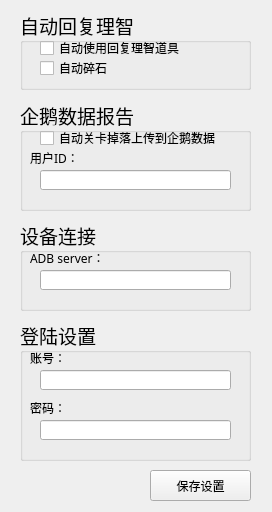
<?xml version="1.0" encoding="UTF-8"?>
<ui version="4.0">
 <class>setthingsWindow</class>
 <widget class="QMainWindow" name="setthingsWindow">
  <property name="geometry">
   <rect>
    <x>0</x>
    <y>0</y>
    <width>272</width>
    <height>512</height>
   </rect>
  </property>
  <property name="font">
   <font>
    <family>微软雅黑</family>
   </font>
  </property>
  <property name="windowTitle">
   <string>设置</string>
  </property>
  <widget class="QWidget" name="centralwidget">
   <widget class="QGroupBox" name="refillApGroupBox">
    <property name="geometry">
     <rect>
      <x>20</x>
      <y>10</y>
      <width>231</width>
      <height>80</height>
     </rect>
    </property>
    <property name="font">
     <font>
      <family>微软雅黑</family>
      <pointsize>14</pointsize>
     </font>
    </property>
    <property name="title">
     <string>自动回复理智</string>
    </property>
    <widget class="QCheckBox" name="refillApWithitemCheckBox">
     <property name="geometry">
      <rect>
       <x>20</x>
       <y>30</y>
       <width>151</width>
       <height>16</height>
      </rect>
     </property>
     <property name="font">
      <font>
       <family>微软雅黑</family>
       <pointsize>9</pointsize>
      </font>
     </property>
     <property name="text">
      <string>自动使用回复理智道具</string>
     </property>
    </widget>
    <widget class="QCheckBox" name="refillApWithOriginCheckBox">
     <property name="geometry">
      <rect>
       <x>20</x>
       <y>50</y>
       <width>71</width>
       <height>16</height>
      </rect>
     </property>
     <property name="font">
      <font>
       <family>微软雅黑</family>
       <pointsize>9</pointsize>
      </font>
     </property>
     <property name="text">
      <string>自动碎石</string>
     </property>
    </widget>
   </widget>
   <widget class="QGroupBox" name="penguinReportgGroupBox">
    <property name="geometry">
     <rect>
      <x>20</x>
      <y>100</y>
      <width>231</width>
      <height>111</height>
     </rect>
    </property>
    <property name="font">
     <font>
      <family>微软雅黑</family>
      <pointsize>14</pointsize>
     </font>
    </property>
    <property name="title">
     <string>企鹅数据报告</string>
    </property>
    <widget class="QCheckBox" name="penguinReportCheckBox">
     <property name="geometry">
      <rect>
       <x>20</x>
       <y>30</y>
       <width>191</width>
       <height>16</height>
      </rect>
     </property>
     <property name="font">
      <font>
       <family>微软雅黑</family>
       <pointsize>9</pointsize>
      </font>
     </property>
     <property name="text">
      <string>自动关卡掉落上传到企鹅数据</string>
     </property>
    </widget>
    <widget class="QLabel" name="label">
     <property name="geometry">
      <rect>
       <x>10</x>
       <y>50</y>
       <width>71</width>
       <height>16</height>
      </rect>
     </property>
     <property name="font">
      <font>
       <family>微软雅黑</family>
       <pointsize>9</pointsize>
       <stylestrategy>PreferDefault</stylestrategy>
      </font>
     </property>
     <property name="text">
      <string>用户ID：</string>
     </property>
    </widget>
    <widget class="QLineEdit" name="reporterID">
     <property name="geometry">
      <rect>
       <x>20</x>
       <y>70</y>
       <width>191</width>
       <height>20</height>
      </rect>
     </property>
     <property name="font">
      <font>
       <family>微软雅黑</family>
       <pointsize>10</pointsize>
      </font>
     </property>
     <property name="text">
      <string/>
     </property>
    </widget>
   </widget>
   <widget class="QGroupBox" name="adbConectGroupBox">
    <property name="geometry">
     <rect>
      <x>20</x>
      <y>220</y>
      <width>231</width>
      <height>91</height>
     </rect>
    </property>
    <property name="font">
     <font>
      <family>微软雅黑</family>
      <pointsize>14</pointsize>
     </font>
    </property>
    <property name="title">
     <string>设备连接</string>
    </property>
    <widget class="QLabel" name="Label_3">
     <property name="geometry">
      <rect>
       <x>10</x>
       <y>30</y>
       <width>71</width>
       <height>16</height>
      </rect>
     </property>
     <property name="font">
      <font>
       <family>微软雅黑</family>
       <pointsize>9</pointsize>
       <stylestrategy>PreferDefault</stylestrategy>
      </font>
     </property>
     <property name="text">
      <string>ADB server：</string>
     </property>
    </widget>
    <widget class="QLineEdit" name="adbServer">
     <property name="geometry">
      <rect>
       <x>20</x>
       <y>50</y>
       <width>191</width>
       <height>20</height>
      </rect>
     </property>
     <property name="font">
      <font>
       <family>微软雅黑</family>
       <pointsize>10</pointsize>
      </font>
     </property>
     <property name="text">
      <string/>
     </property>
    </widget>
   </widget>
   <widget class="QPushButton" name="saveButton">
    <property name="geometry">
     <rect>
      <x>150</x>
      <y>470</y>
      <width>101</width>
      <height>31</height>
     </rect>
    </property>
    <property name="font">
     <font>
      <family>微软雅黑</family>
      <pointsize>9</pointsize>
     </font>
    </property>
    <property name="text">
     <string>保存设置</string>
    </property>
   </widget>
   <widget class="QGroupBox" name="loginGroupBox">
    <property name="geometry">
     <rect>
      <x>20</x>
      <y>320</y>
      <width>231</width>
      <height>141</height>
     </rect>
    </property>
    <property name="font">
     <font>
      <family>微软雅黑</family>
      <pointsize>14</pointsize>
     </font>
    </property>
    <property name="title">
     <string>登陆设置</string>
    </property>
    <widget class="QLabel" name="Label">
     <property name="geometry">
      <rect>
       <x>10</x>
       <y>30</y>
       <width>71</width>
       <height>16</height>
      </rect>
     </property>
     <property name="font">
      <font>
       <family>微软雅黑</family>
       <pointsize>9</pointsize>
       <stylestrategy>PreferDefault</stylestrategy>
      </font>
     </property>
     <property name="text">
      <string>账号：</string>
     </property>
    </widget>
    <widget class="QLineEdit" name="account">
     <property name="geometry">
      <rect>
       <x>20</x>
       <y>50</y>
       <width>191</width>
       <height>20</height>
      </rect>
     </property>
     <property name="font">
      <font>
       <family>微软雅黑</family>
       <pointsize>10</pointsize>
      </font>
     </property>
     <property name="text">
      <string/>
     </property>
    </widget>
    <widget class="QLineEdit" name="password">
     <property name="geometry">
      <rect>
       <x>20</x>
       <y>100</y>
       <width>191</width>
       <height>20</height>
      </rect>
     </property>
     <property name="font">
      <font>
       <family>微软雅黑</family>
       <pointsize>10</pointsize>
      </font>
     </property>
     <property name="text">
      <string/>
     </property>
    </widget>
    <widget class="QLabel" name="Label_2">
     <property name="geometry">
      <rect>
       <x>10</x>
       <y>80</y>
       <width>71</width>
       <height>16</height>
      </rect>
     </property>
     <property name="font">
      <font>
       <family>微软雅黑</family>
       <pointsize>9</pointsize>
       <stylestrategy>PreferDefault</stylestrategy>
      </font>
     </property>
     <property name="text">
      <string>密码：</string>
     </property>
    </widget>
   </widget>
  </widget>
 </widget>
 <resources/>
 <connections/>
</ui>
